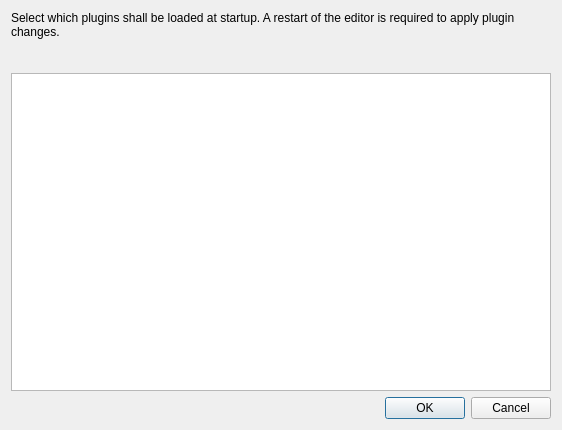
<?xml version="1.0" encoding="UTF-8"?>
<ui version="4.0">
 <class>ezQtEditorPluginConfigDlg</class>
 <widget class="QDialog" name="ezQtEditorPluginConfigDlg">
  <property name="geometry">
   <rect>
    <x>0</x>
    <y>0</y>
    <width>562</width>
    <height>430</height>
   </rect>
  </property>
  <property name="windowTitle">
   <string>Plugin Configuration</string>
  </property>
  <property name="windowIcon">
   <iconset resource="../QtResources/resources.qrc">
    <normaloff>:/EditorFramework/Icons/Plugins16.png</normaloff>:/EditorFramework/Icons/Plugins16.png</iconset>
  </property>
  <layout class="QVBoxLayout" name="verticalLayout">
   <item>
    <widget class="QLabel" name="label">
     <property name="sizePolicy">
      <sizepolicy hsizetype="Preferred" vsizetype="Preferred">
       <horstretch>0</horstretch>
       <verstretch>0</verstretch>
      </sizepolicy>
     </property>
     <property name="text">
      <string>Select which plugins shall be loaded at startup. A restart of the editor is required to apply plugin changes.

</string>
     </property>
     <property name="wordWrap">
      <bool>true</bool>
     </property>
    </widget>
   </item>
   <item>
    <widget class="QListWidget" name="ListPlugins">
     <property name="sortingEnabled">
      <bool>true</bool>
     </property>
    </widget>
   </item>
   <item>
    <layout class="QHBoxLayout" name="horizontalLayout">
     <item>
      <spacer name="horizontalSpacer">
       <property name="orientation">
        <enum>Qt::Horizontal</enum>
       </property>
       <property name="sizeHint" stdset="0">
        <size>
         <width>40</width>
         <height>20</height>
        </size>
       </property>
      </spacer>
     </item>
     <item>
      <widget class="QPushButton" name="ButtonOK">
       <property name="text">
        <string>OK</string>
       </property>
      </widget>
     </item>
     <item>
      <widget class="QPushButton" name="ButtonCancel">
       <property name="text">
        <string>Cancel</string>
       </property>
      </widget>
     </item>
    </layout>
   </item>
  </layout>
 </widget>
 <resources>
  <include location="../../../Code/Tools/GuiFoundation/QtResources/resources.qrc"/>
  <include location="../QtResources/resources.qrc"/>
 </resources>
 <connections/>
</ui>
